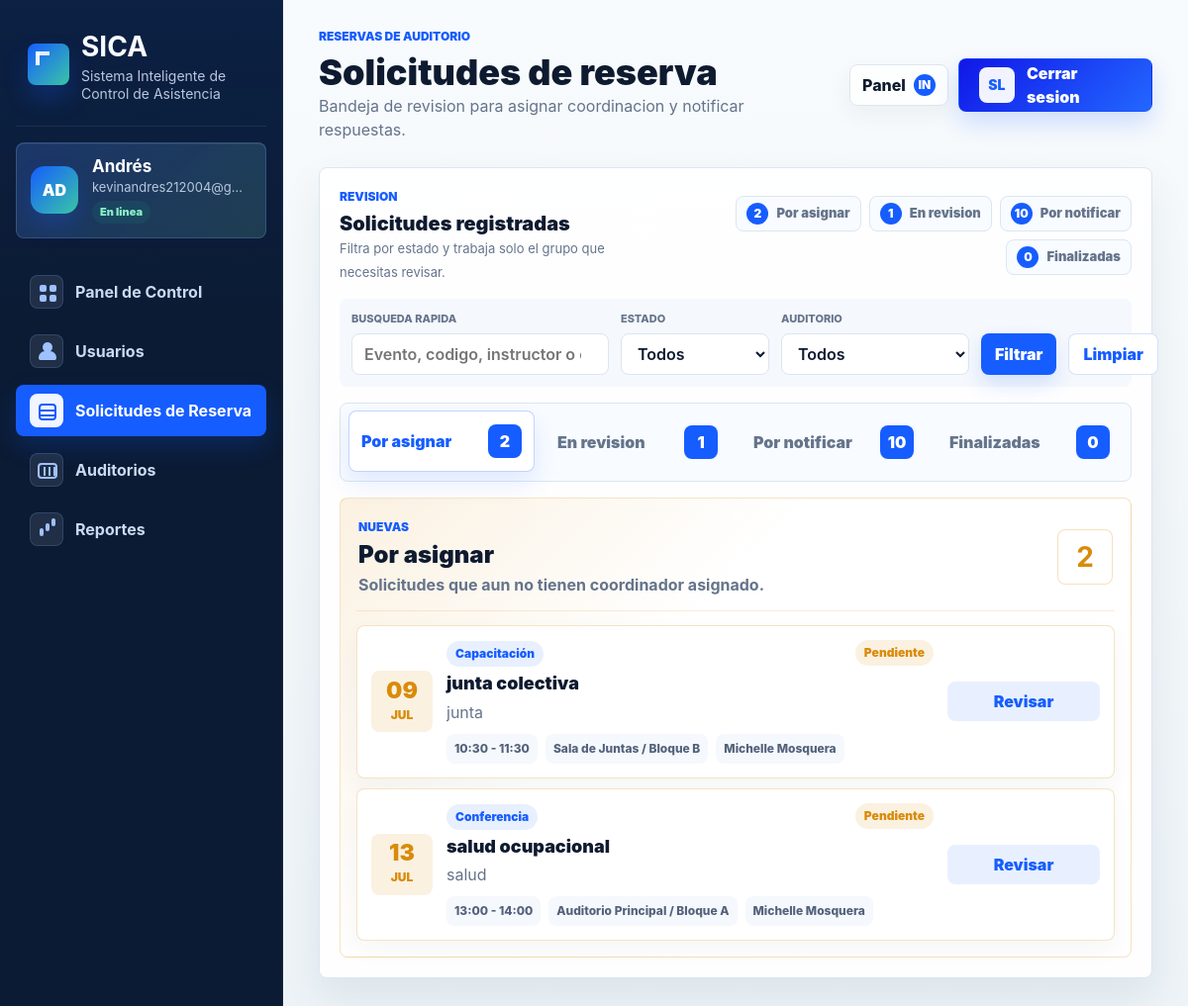
The app's page /admin/solicitudes.php (signed in) with its own data.
### tables this page shows
CREATE TABLE `evento` (
  `id_evento` int(11) NOT NULL,
  `nombre_evento` varchar(100) NOT NULL,
  `descripcion` varchar(150) DEFAULT NULL,
  `fecha_evento` date NOT NULL,
  `hora_inicio` time NOT NULL,
  `hora_fin` time NOT NULL,
  `codigo_evento` varchar(20) NOT NULL,
  `id_auditorio` int(11) NOT NULL,
  `id_tipo_evento` int(11) NOT NULL,
  `id_solicitante` bigint(20) DEFAULT NULL,
  `id_coordinador` bigint(20) DEFAULT NULL,
  `observacion` varchar(255) DEFAULT NULL,
  `fecha_aprobacion` date DEFAULT NULL,
  `id_estado` int(11) DEFAULT NULL
);

CREATE TABLE `tipo_evento` (
  `id_tipo_evento` int(11) NOT NULL,
  `nombre_tipo` varchar(50) NOT NULL
);

CREATE TABLE `estado` (
  `id_estado` int(11) NOT NULL,
  `nombre_estado` varchar(20) NOT NULL
);

CREATE TABLE `auditorio` (
  `id_auditorio` int(11) NOT NULL,
  `nombre_auditorio` varchar(80) NOT NULL,
  `bloque` varchar(10) NOT NULL,
  `capacidad` int(11) NOT NULL,
  `cantidad_computadores` int(11) DEFAULT NULL,
  `tiene_aire_acondicionado` tinyint(1) DEFAULT NULL,
  `tiene_ventilador` tinyint(1) DEFAULT NULL,
  `tiene_tablero` tinyint(1) DEFAULT NULL,
  `tiene_televisor` tinyint(1) DEFAULT NULL,
  `id_estado` int(11) DEFAULT NULL
);

CREATE TABLE `usuario` (
  `id_documento` bigint(20) NOT NULL,
  `tipo_documento` varchar(10) NOT NULL DEFAULT 'CC',
  `nombre` varchar(50) NOT NULL,
  `apellido` varchar(50) NOT NULL,
  `correo` varchar(100) NOT NULL,
  `contrasena` varchar(255) NOT NULL,
  `telefono` varchar(15) DEFAULT NULL,
  `foto_perfil` varchar(255) DEFAULT NULL,
  `fecha_registro` date NOT NULL,
  `id_rol` int(11) NOT NULL,
  `id_ficha` int(11) DEFAULT NULL,
  `id_estado` int(11) DEFAULT NULL
);

### admin/solicitudes.php (the view, shortened to what the rows shown need)
<?php
require_once __DIR__ . '/../config/conexion.php';
function admin_s_h(string|int|null $value): string
{
    return htmlspecialchars((string)$value, ENT_QUOTES, 'UTF-8');
}
function admin_s_rows(PDO $pdo, string $sql, array $params = []): array
{
    $stmt = $pdo->prepare($sql);
    $stmt->execute($params);
    return $stmt->fetchAll();
}
function admin_s_status_class(string $estado): string
{
    return match ($estado) {
        'Activo' => 'approved',
        'Respuesta' => 'approved',
        'Coordinacion' => 'pending',
        'Nuevas' => 'pending',
        'Pendiente' => 'pending',
        'Cancelado' => 'rejected',
        'Cerradas' => 'finished',
        'Finalizado' => 'finished',
        default => 'neutral',
    };
}
$search = trim((string)($_GET['q'] ?? ''));
$estadoFiltro = trim((string)($_GET['estado'] ?? ''));
$auditorioFiltro = (int)($_GET['auditorio'] ?? 0);
$params = [];
$where = [];
$whereSql = $where ? ' WHERE ' . implode(' AND ', $where) : '';
$solicitudes = [];
$queryError = '';
try {
    $solicitudes = admin_s_rows(
        $pdo,
        'SELECT e.id_evento, e.nombre_evento, e.descripcion, e.fecha_evento, e.hora_inicio, e.hora_fin,
                e.codigo_evento, e.observacion, e.fecha_aprobacion, es.nombre_estado AS estado,
                a.nombre_auditorio, a.bloque, a.capacidad, te.nombre_tipo,
                u.id_documento, u.nombre, u.apellido, u.correo,
                c.id_documento AS coord_documento, c.nombre AS coord_nombre, c.apellido AS coord_apellido, c.correo AS coord_correo
         FROM evento e
         INNER JOIN auditorio a ON a.id_auditorio = e.id_auditorio
         INNER JOIN estado es ON es.id_estado = e.id_estado
         INNER JOIN tipo_evento te ON te.id_tipo_evento = e.id_tipo_evento
         LEFT JOIN usuario u ON u.id_documento = e.id_solicitante
         LEFT JOIN usuario c ON c.id_documento = e.id_coordinador' .
            $whereSql .
        ' ORDER BY
            CASE es.nombre_estado
                WHEN \'Pendiente\' THEN 1
                WHEN \'Activo\' THEN 2
                WHEN \'Cancelado\' THEN 3
                ELSE 4
            END,
            e.fecha_evento ASC,
            e.hora_inicio ASC
          LIMIT 100',
        $params
    );
} catch (Throwable $exception) {
    $queryError = $exception->getMessage();
    error_log('SICA admin solicitudes: ' . $exception->getMessage());
}
$monthLabels = [1 => 'Ene', 2 => 'Feb', 3 => 'Mar', 4 => 'Abr', 5 => 'May', 6 => 'Jun', 7 => 'Jul', 8 => 'Ago', 9 => 'Sep', 10 => 'Oct', 11 => 'Nov', 12 => 'Dic'];
$solicitudesPorEstado = [
    'Nuevas' => [],
    'Coordinacion' => [],
    'Respuesta' => [],
    'Cerradas' => [],
];
foreach ($solicitudes as $solicitud) {
    $estadoSolicitud = (string)$solicitud['estado'];
    $tieneCoordinador = !empty($solicitud['coord_documento']);
    $seccionSolicitud = 'Cerradas';
    if ($estadoSolicitud === 'Pendiente' && !$tieneCoordinador) {
        $seccionSolicitud = 'Nuevas';
    } elseif ($estadoSolicitud === 'Pendiente') {
        $seccionSolicitud = 'Coordinacion';
    } elseif (
        in_array($estadoSolicitud, ['Activo', 'Cancelado'], true)
        && !empty($solicitud['fecha_aprobacion'])
    ) {
        $seccionSolicitud = 'Respuesta';
    }
    $solicitudesPorEstado[$seccionSolicitud][] = $solicitud;
}
$seccionesSolicitud = [
    'Nuevas' => [
        'titulo' => 'Por asignar',
        'descripcion' => 'Solicitudes que aun no tienen coordinador asignado.',
    ],
    'Coordinacion' => [
        'titulo' => 'En revision',
        'descripcion' => 'Solicitudes enviadas al coordinador y en espera de respuesta.',
    ],
    'Respuesta' => [
        'titulo' => 'Por notificar',
        'descripcion' => 'Solicitudes aprobadas o canceladas que deben notificarse al instructor.',
    ],
    'Cerradas' => [
        'titulo' => 'Finalizadas',
        'descripcion' => 'Solicitudes cuyo proceso ya esta cerrado.',
    ],
];
$mapaFiltroSeccion = [
    'Pendiente' => !empty($solicitudesPorEstado['Nuevas']) ? 'Nuevas' : 'Coordinacion',
    'Activo' => 'Respuesta',
    'Cancelado' => 'Respuesta',
    'Finalizado' => 'Cerradas',
];
$seccionSolicitada = trim((string)($_GET['seccion'] ?? ''));
$seccionesValidas = ['Nuevas', 'Coordinacion', 'Respuesta', 'Cerradas'];
$estadoActivo = isset($mapaFiltroSeccion[$estadoFiltro]) ? $mapaFiltroSeccion[$estadoFiltro] : '';
if ($seccionSolicitada !== '' && in_array($seccionSolicitada, $seccionesValidas, true)) {
    $estadoActivo = $seccionSolicitada;
} elseif ($estadoActivo === '') {
    $estadoActivo = 'Nuevas';
    foreach ($seccionesSolicitud as $claveSeccion => $seccion) {
        if (!empty($solicitudesPorEstado[$claveSeccion])) {
            $estadoActivo = (string)$claveSeccion;
            break;
        }
    }
}
?>
<?php include_once __DIR__ . '/../includes/header.php'; ?>
<main class="admin-dashboard">
    <section class="admin-main">
        <header class="admin-topbar">
            <div>
                <h1>Solicitudes de reserva</h1>
            </div>
        </header>
        <section class="admin-panel reservations-panel">
            <div class="admin-panel-head">
                <div>
                    <h2>Solicitudes registradas</h2>
                </div>
            </div>
            <?php if ($queryError !== ''): ?>
                <div class="admin-reservation-list">
                    <article class="admin-empty-state">
                        <strong>Error al cargar las solicitudes.</strong>
                        <span><?= admin_s_h($queryError) ?></span>
                        <small>Filtros activos: q=<?= admin_s_h($search) ?> | estado=<?= admin_s_h($estadoFiltro) ?> | auditorio=<?= admin_s_h((string)$auditorioFiltro) ?></small>
                        <a href="<?= admin_s_h(app_url('admin/solicitudes.php')) ?>">Limpiar filtros</a>
                    </article>
                </div>
            <?php else: ?>
                <div class="admin-request-sections">
                    <?php foreach ($seccionesSolicitud as $estadoSeccion => $seccion): ?>
                    <?php
                    $itemsSeccion = $solicitudesPorEstado[$estadoSeccion] ?? [];
                    $sectionClass = admin_s_status_class($estadoSeccion);
                    $panelActive = $estadoSeccion === $estadoActivo;
                    ?>
                    <section
                        id="request-panel-<?= admin_s_h($estadoSeccion) ?>"
                        class="admin-request-section <?= admin_s_h($sectionClass) ?> <?= $panelActive ? 'active' : '' ?>"
                        role="tabpanel"
                        data-request-panel="<?= admin_s_h($estadoSeccion) ?>"
                        <?= $panelActive ? '' : 'hidden' ?>
                    >
                        <header class="admin-request-section-head">
                            <div>
                                <p class="admin-eyebrow"><?= admin_s_h($estadoSeccion) ?></p>
                                <h3><?= admin_s_h($seccion['titulo']) ?></h3>
                                <span><?= admin_s_h($seccion['descripcion']) ?></span>
                            </div>
                            <strong><?= admin_s_h((string)count($itemsSeccion)) ?></strong>
                        </header>
                        <div class="admin-reservation-list">
                            <?php foreach ($itemsSeccion as $solicitud): ?>
                                <?php
                                $fecha = new DateTime((string)$solicitud['fecha_evento']);
                                $estado = (string)$solicitud['estado'];
                                $statusClass = admin_s_status_class($estado);
                                $solicitante = trim((string)$solicitud['nombre'] . ' ' . (string)$solicitud['apellido']);
                                $solicitante = $solicitante !== '' ? $solicitante : 'Solicitante SICA';
                                ?>
                                <article class="admin-reservation-card <?= admin_s_h($statusClass) ?>">
                        <time>
                            <strong><?= admin_s_h($fecha->format('d')) ?></strong>
                            <span><?= admin_s_h($monthLabels[(int)$fecha->format('n')]) ?></span>
                        </time>
                        <div class="admin-reservation-main">
                            <div class="admin-reservation-title">
                                <div>
                                    <span class="admin-reservation-type"><?= admin_s_h($solicitud['nombre_tipo']) ?></span>
                                    <h3><?= admin_s_h($solicitud['nombre_evento']) ?></h3>
                                </div>
                                <em><?= admin_s_h($estado) ?></em>
                            </div>
                    <p><?= admin_s_h($solicitud['descripcion'] ?? 'Solicitud de reserva de auditorio.') ?></p>
                    <div class="admin-reservation-meta">
                        <span><?= admin_s_h(substr((string)$solicitud['hora_inicio'], 0, 5) . ' - ' . substr((string)$solicitud['hora_fin'], 0, 5)) ?></span>
                        <span><?= admin_s_h($solicitud['nombre_auditorio'] . ' / Bloque ' . $solicitud['bloque']) ?></span>
                                <span><?= admin_s_h($solicitante) ?></span>
                            </div>
                        </div>
                        <details class="admin-reservation-review">
                            <summary>Revisar</summary>
                        </details>
                                </article>
                            <?php endforeach; ?>
                        </div>
                    </section>
                <?php endforeach; ?>
            </div>
            <?php endif; ?>
        </section>
    </section>
</main>
<?php include_once __DIR__ . '/../includes/footer.php'; ?>

### records on screen
evento: fecha_evento "09", fecha_evento "JUL", id_tipo_evento.nombre_tipo "Capacitación", nombre_evento "junta colectiva", id_estado.nombre_estado "Pendiente", descripcion "junta", hora_inicio+hora_fin "10:30 - 11:30", id_auditorio.bloque "Sala de Juntas / Bloque B", id_solicitante.apellido "Michelle Mosquera"
evento: fecha_evento "13", fecha_evento "JUL", id_tipo_evento.nombre_tipo "Conferencia", nombre_evento "salud ocupacional", id_estado.nombre_estado "Pendiente", descripcion "salud", hora_inicio+hora_fin "13:00 - 14:00", id_auditorio.bloque "Auditorio Principal / Bloque A", id_solicitante.apellido "Michelle Mosquera"

### other values on screen
admin_s_h($adminName) "Andrés"
admin_s_h($adminMail) "kevinandres212004@g…"
admin_s_h((string)count($solicitudesPorEstado[$estadoSeccion] ?? [])) "2"
admin_s_h($seccion['titulo']) "Por asignar"
admin_s_h((string)count($solicitudesPorEstado[$estadoSeccion] ?? [])) "1"
admin_s_h($seccion['titulo']) "En revision"
admin_s_h((string)count($solicitudesPorEstado[$estadoSeccion] ?? [])) "10"
admin_s_h($seccion['titulo']) "Por notificar"
admin_s_h((string)count($solicitudesPorEstado[$estadoSeccion] ?? [])) "0"
admin_s_h($seccion['titulo']) "Finalizadas"
admin_s_h($estadoSeccion) "NUEVAS"
admin_s_h($seccion['descripcion']) "Solicitudes que aun no tienen coordinador asignado."
admin_s_h((string)count($itemsSeccion)) "2"
